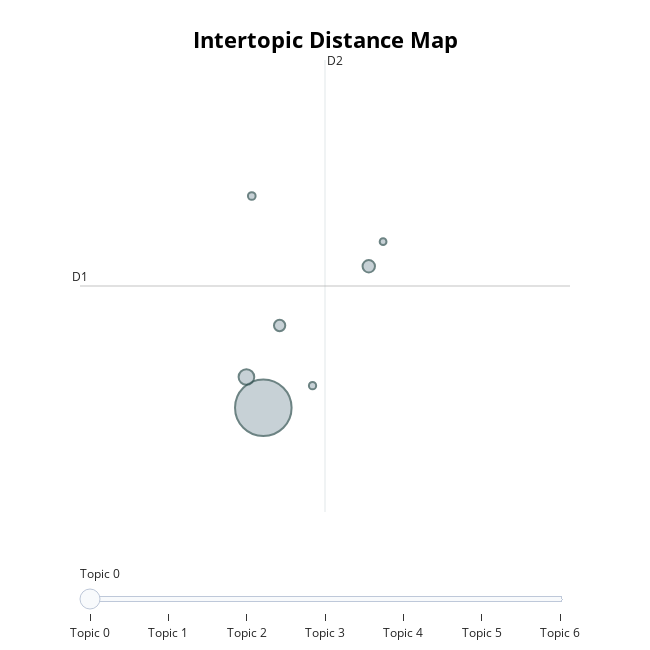

The notebook cell saved with this chart:
### Code cell
fig = topic_model.visualize_topics(); fig

### Figure 1 — Plotly figure (JSON) as saved in the notebook; plotly's stock layout.template omitted (floating-point values rounded to 4 significant figures)
{"data": [{"customdata": [[0, "verfahren | umfassen | aufweisen | erfindung | position", 976], [1, "objekt | neuronal | bild | netz | verfahren", 75], [2, "scheibe | lenkelement | räumlich | gelenkmechanik | instrument", 47], [3, "küchenmaschine | küchengerät | hochfrequenz | topf | speise", 39], [4, "laser | projektor | projektion | führungsroboter | laserstrahl", 18], [5, "schweißbrenner | wechselkupplung | schweißbahn | schweißprozess | schweißparameter", 16], [6, "ringelement | wellgetriebe | innenring | wälzkörper | außenverzahnung", 14]], "hovertemplate": "<b>Topic %{customdata[0]}</b><br>%{customdata[1]}<br>Size: %{customdata[2]}", "legendgroup": "", "marker": {"color": "#B0BEC5", "size": [976, 75, 47, 39, 18, 16, 14], "sizemode": "area", "sizeref": 0.61, "symbol": "circle", "line": {"color": "DarkSlateGrey", "width": 2}}, "mode": "markers", "name": "", "orientation": "v", "showlegend": false, "x": [14.72, 14.5, 16.09, 14.93, 14.57, 15.36, 16.28], "xaxis": "x", "y": [15.63, 16.32, 18.81, 17.48, 20.39, 16.13, 19.37], "yaxis": "y", "type": "scatter"}], "layout": {"xaxis": {"anchor": "y", "domain": [0.0, 1.0], "title": {"text": ""}, "visible": false, "range": [12.32, 18.72]}, "yaxis": {"anchor": "x", "domain": [0.0, 1.0], "title": {"text": ""}, "visible": false, "range": [13.29, 23.45]}, "legend": {"tracegroupgap": 0, "itemsizing": "constant"}, "margin": {"t": 60}, "title": {"font": {"size": 22, "color": "Black"}, "text": "<b>Intertopic Distance Map</b>", "y": 0.95, "x": 0.5, "xanchor": "center", "yanchor": "top"}, "hoverlabel": {"font": {"size": 16, "family": "Rockwell"}, "bgcolor": "white"}, "width": 650, "height": 650, "sliders": [{"active": 0, "pad": {"t": 50}, "steps": [{"args": [{"marker.color": [["red", "#B0BEC5", "#B0BEC5", "#B0BEC5", "#B0BEC5", "#B0BEC5", "#B0BEC5"]]}], "label": "Topic 0", "method": "update"}, {"args": [{"marker.color": [["#B0BEC5", "red", "#B0BEC5", "#B0BEC5", "#B0BEC5", "#B0BEC5", "#B0BEC5"]]}], "label": "Topic 1", "method": "update"}, {"args": [{"marker.color": [["#B0BEC5", "#B0BEC5", "red", "#B0BEC5", "#B0BEC5", "#B0BEC5", "#B0BEC5"]]}], "label": "Topic 2", "method": "update"}, {"args": [{"marker.color": [["#B0BEC5", "#B0BEC5", "#B0BEC5", "red", "#B0BEC5", "#B0BEC5", "#B0BEC5"]]}], "label": "Topic 3", "method": "update"}, {"args": [{"marker.color": [["#B0BEC5", "#B0BEC5", "#B0BEC5", "#B0BEC5", "red", "#B0BEC5", "#B0BEC5"]]}], "label": "Topic 4", "method": "update"}, {"args": [{"marker.color": [["#B0BEC5", "#B0BEC5", "#B0BEC5", "#B0BEC5", "#B0BEC5", "red", "#B0BEC5"]]}], "label": "Topic 5", "method": "update"}, {"args": [{"marker.color": [["#B0BEC5", "#B0BEC5", "#B0BEC5", "#B0BEC5", "#B0BEC5", "#B0BEC5", "red"]]}], "label": "Topic 6", "method": "update"}]}], "shapes": [{"line": {"color": "#CFD8DC", "width": 2}, "type": "line", "x0": 15.52, "x1": 15.52, "y0": 13.29, "y1": 23.45}, {"line": {"color": "#9E9E9E", "width": 2}, "type": "line", "x0": 12.32, "x1": 18.72, "y0": 18.37, "y1": 18.37}], "annotations": [{"showarrow": false, "text": "D1", "x": 12.32, "y": 18.37, "yshift": 10}, {"showarrow": false, "text": "D2", "x": 15.52, "xshift": 10, "y": 23.45}]}}
